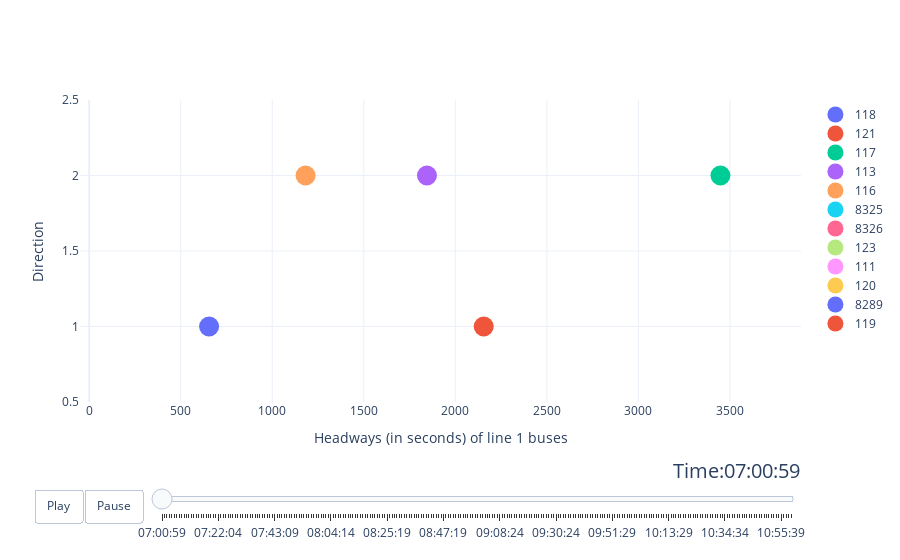

The notebook cell this image was saved under:
### Markdown cell above
## Buses inside the line animated plot

### Code cell
# BUILD ANIMATED FIGURE OF BUSES INSIDE THE LINE
fig_dict = {
    "data": [],
    "layout": {},
    "frames": []
}

size = 20
dur = 250

# fill in most of layout
fig_dict["layout"]["xaxis"] = {
    "range": [-50, max(max_dist1,max_dist2)+50], 
    "title": "Headways (in seconds) of line {} buses".format(line)
}
fig_dict["layout"]["yaxis"] = {
    "range": [0.5,2.5], 
    "title": "Direction"
}
fig_dict["layout"]["hovermode"] = "closest"
fig_dict["layout"]["sliders"] = {
    "args": [
        "transition", {
            "duration": dur,
            "easing": "cubic-in-out"
        }
    ],
    "initialValue": times[0],
    "plotlycommand": "animate",
    "values": times,
    "visible": True
}
fig_dict["layout"]["updatemenus"] = [
    {
        "buttons": [
            {
                "args": [None, {"frame": {"duration": dur, "redraw": False},
                                "fromcurrent": True, "transition": {"duration": dur,
                                                                    "easing": "quadratic-in-out"}}],
                "label": "Play",
                "method": "animate"
            },
            {
                "args": [[None], {"frame": {"duration": 0, "redraw": False},
                                  "mode": "immediate",
                                  "transition": {"duration": 0}}],
                "label": "Pause",
                "method": "animate"
            }
        ],
        "direction": "left",
        "pad": {"r": 10, "t": 87},
        "showactive": False,
        "type": "buttons",
        "x": 0.1,
        "xanchor": "right",
        "y": 0,
        "yanchor": "top"
    }
]

sliders_dict = {
    "active": 0,
    "yanchor": "top",
    "xanchor": "left",
    "currentvalue": {
        "font": {"size": 20},
        "prefix": "Time:",
        "visible": True,
        "xanchor": "right"
    },
    "transition": {"duration": dur, "easing": "cubic-in-out"},
    "pad": {"b": 10, "t": 50},
    "len": 0.9,
    "x": 0.1,
    "y": 0,
    "steps": []
}

# make data
time = times[0]
for bus in unique_buses :
    try :
        bus_data = selected_df.loc[(selected_df.datetime == time) & \
                                  (selected_df.busB == bus)].iloc[0]
        #Values for the frame
        y = bus_data.direction
        if y == 1 :
            x = bus_data.busB_ttls
        else :
            x = max_dist2 - bus_data.busB_ttls
            
        data_dict = {
            "x": [x],
            "y": [y],
            "mode": "markers",
            "text": str(bus_data.busB),
            "marker": {
                "sizemode": "area",
                "sizeref": 200000,
                "size": size
            },
            "name": str(bus_data.busB)
        }
        fig_dict["data"].append(data_dict)
    except IndexError :
        data_dict = {
            "x": [-5000],
            "y": [5000],
            "mode": "markers",
            "text": str(bus),
            "marker": {
                "sizemode": "area",
                "sizeref": 200000,
                "size": size
            },
            "name": str(bus)
        }
        fig_dict["data"].append(data_dict)
            
# make frames
for time in times :
    frame = {"data": [], "name": time.strftime('%H:%M:%S')}
    for bus in unique_buses :
        try :
            bus_data = selected_df.loc[(selected_df.datetime == time) & \
                                  (selected_df.busB == bus)].iloc[0]
            #Values for the frame
            y = bus_data.direction
            if y == 1 :
                x = bus_data.busB_ttls
            else :
                x = max_dist2 - bus_data.busB_ttls
                
            data_dict = {
                "x": [x],
                "y": [y],
                "mode": "markers",
                "text": str(bus_data.busB),
                "marker": {
                    "sizemode": "area",
                    "sizeref": 200000,
                    "size": size
                },
                "name": str(bus_data.busB)
            }
            frame["data"].append(data_dict)
        except IndexError :
            data_dict = {
                "x": [-5000],
                "y": [5000],
                "mode": "markers",
                "text": str(bus),
                "marker": {
                    "sizemode": "area",
                    "sizeref": 200000,
                    "size": 0
                },
                "name": str(bus)
            }
            frame["data"].append(data_dict)

    fig_dict["frames"].append(frame)
    slider_step = {"args": [
        [time.strftime('%H:%M:%S')],
        {"frame": {"duration": dur, "redraw": False},
         "mode": "immediate",
         "transition": {"duration": dur}}
    ],
        "label": time.strftime('%H:%M:%S'),
        "method": "animate"}
    sliders_dict["steps"].append(slider_step)


fig_dict["layout"]["sliders"] = [sliders_dict]

fig = go.Figure(fig_dict)

fig.show()
